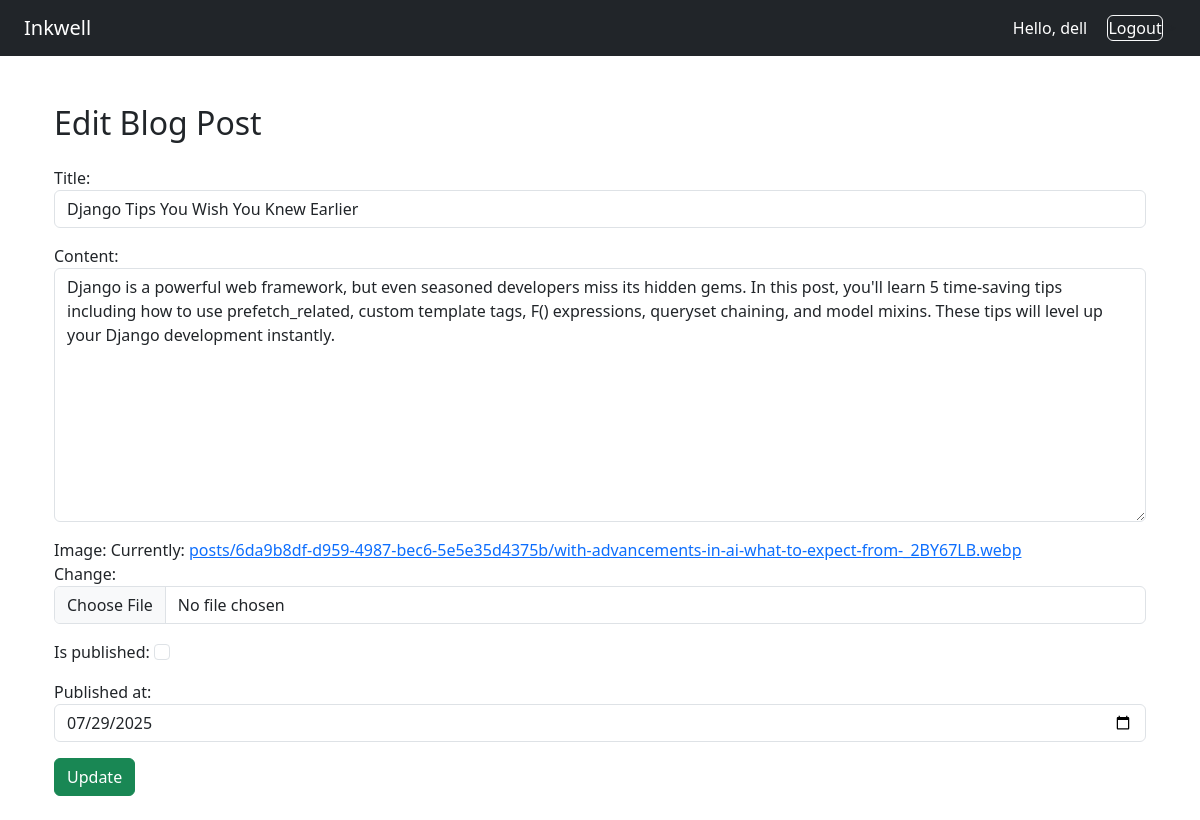
The app's page /edit/django-tips-you-wish-you-knew-earlier (signed in), older data.
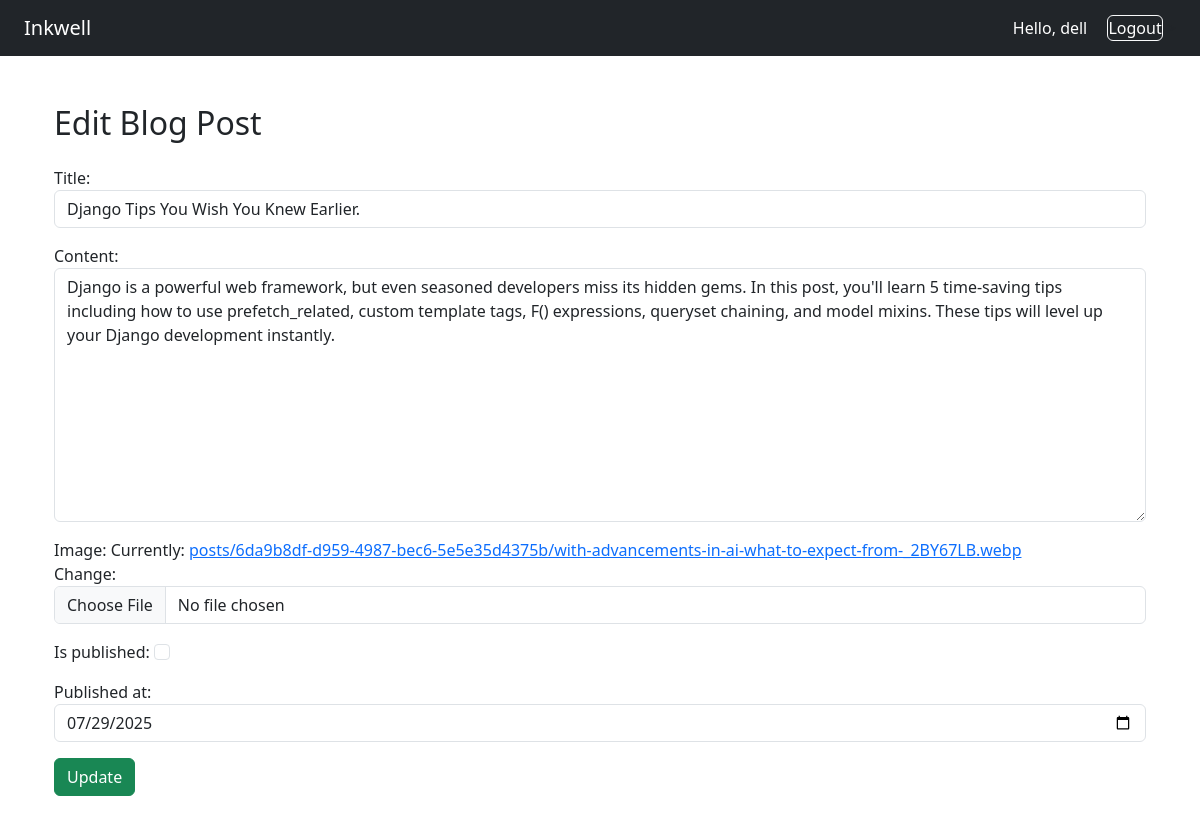
The same page, newer data.
### blogs/models.py (models this page shows, shortened)
class TimestampModel(models.Model):
    created_at = models.DateTimeField(auto_now_add=True)
    updated_at = models.DateTimeField(auto_now=True)
    class Meta:
        abstract = True

class BlogPost(TimestampModel):
    id = models.UUIDField(default=uuid.uuid4, unique=True, primary_key=True)
    title = models.CharField(max_length=250)
    image = models.ImageField(upload_to=GenerateImagePath())
    slug = models.SlugField(blank=True, unique=True)
    content = models.TextField()
    author = models.ForeignKey(
        Author, on_delete=models.SET_NULL, null=True, related_name="posts"
    )
    excerpt = models.CharField(max_length=500, blank=True, null=True)
    is_published = models.BooleanField(default=False)
    published_at = models.DateTimeField(null=True, blank=True)
    status = models.CharField(
        choices=Status.choices, default=Status.DRAFT, max_length=20
    )
    objects = models.Manager()
    publishes = PublishManger()
    class Meta:
        ordering = ["-created_at"]
        indexes = [
            models.Index(fields=["title"]),
            models.Index(fields=["is_published", "published_at"]),
        ]

### blogs/views.py (the view, shortened to what this page needs)
# urls.py: path("edit/<slug:slug>", views.BlogUpdateView.as_view(), name="blog_edit"),
class BlogUpdateView(LoginRequiredMixin, UserPassesTestMixin, UpdateView):
    model = BlogPost
    template_name = "blogs/blog_create_edit.html"
    form_class = BlogPostForm
    context_object_name = "blog"
    slug_field = "slug"
    slug_url_kwarg = "slug"
    def test_func(self):
        user = self.request.user
        blog = self.get_object()
        return user.is_superuser or blog.author == user.author

### blogs/forms.py
class BlogPostForm(forms.ModelForm):
    class Meta:
        model = BlogPost
        fields = [
            "title",
            "content",
            "image",
            "is_published",
            "published_at",
        ]
        widgets = {
            "title": forms.TextInput(
                attrs={"class": "form-control", "placeholder": "Enter post title"}
            ),
            "content": forms.Textarea(attrs={"class": "form-control", "rows": 10}),
            "image": forms.ClearableFileInput(attrs={"class": "form-control"}),
            "published_at": forms.DateInput(
                attrs={"class": "form-control", "type": "date"}
            ),
            "is_published": forms.CheckboxInput(attrs={"class": "form-check-input"}),
        }

### blogs/templates/blogs/blog_create_edit.html (shortened to what this page needs)
{% extends 'base.html' %}
{% block content %}
  <div class="container mt-4">
    <h2 class="mb-4">
      {% if blog.pk %}Edit{% else %}Create{% endif %} Blog Post
    </h2>
    <form method="post" enctype="multipart/form-data">
      {% for field in form %}
        <div class="mb-3">
          {{ field.label_tag }}
          {{ field }}
        </div>
      {% endfor %}
      <button type="submit" class="btn btn-success">
        {% if blog.pk %}Update{% else %}Create{% endif %}
      </button>
    </form>
  </div>
{% endblock %}

Row changes from the older to the newer data that the page shows:
changed BlogPost: title "Django Tips You Wish You Knew Earlier" → "Django Tips You Wish You Knew Earlier."
